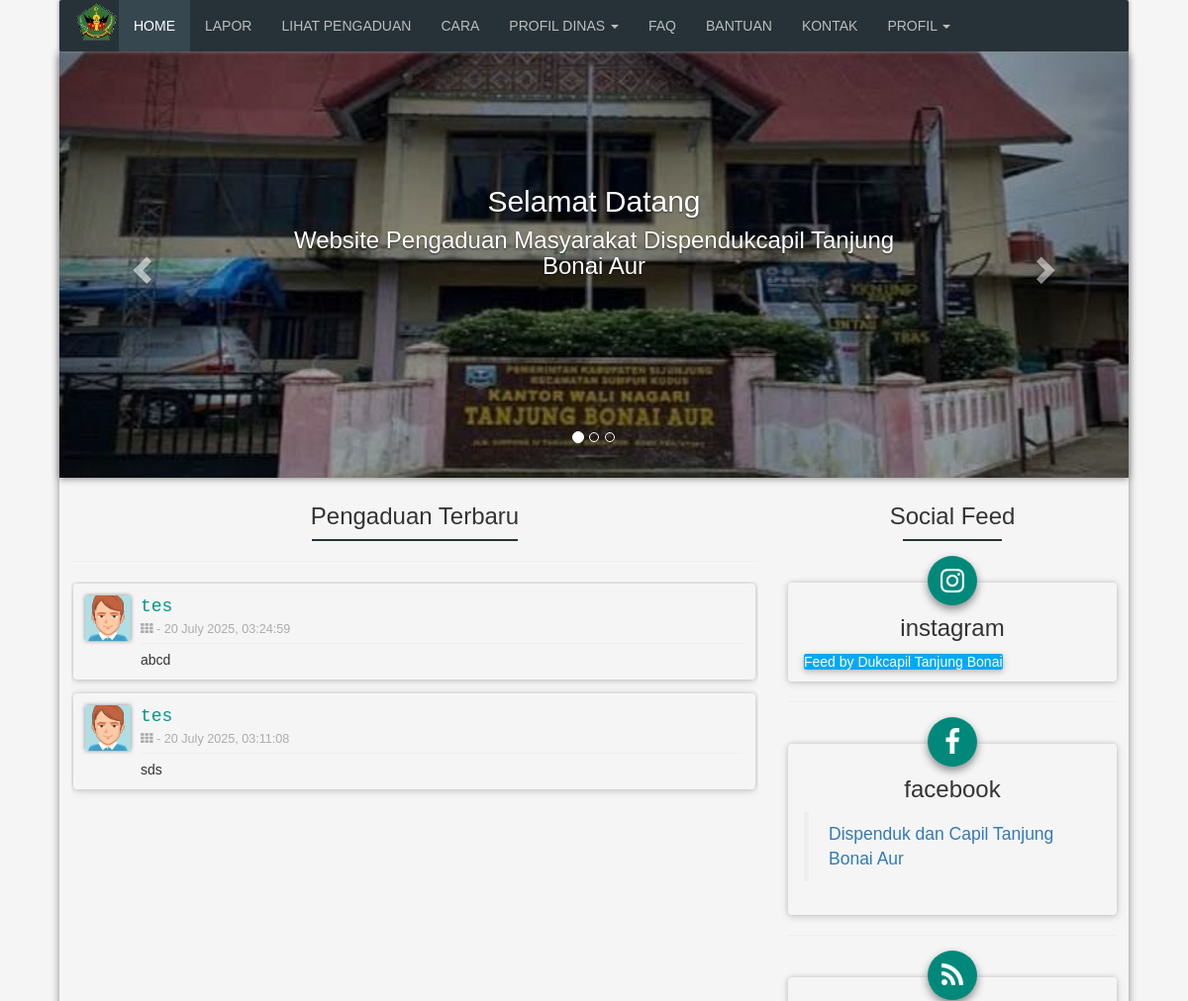
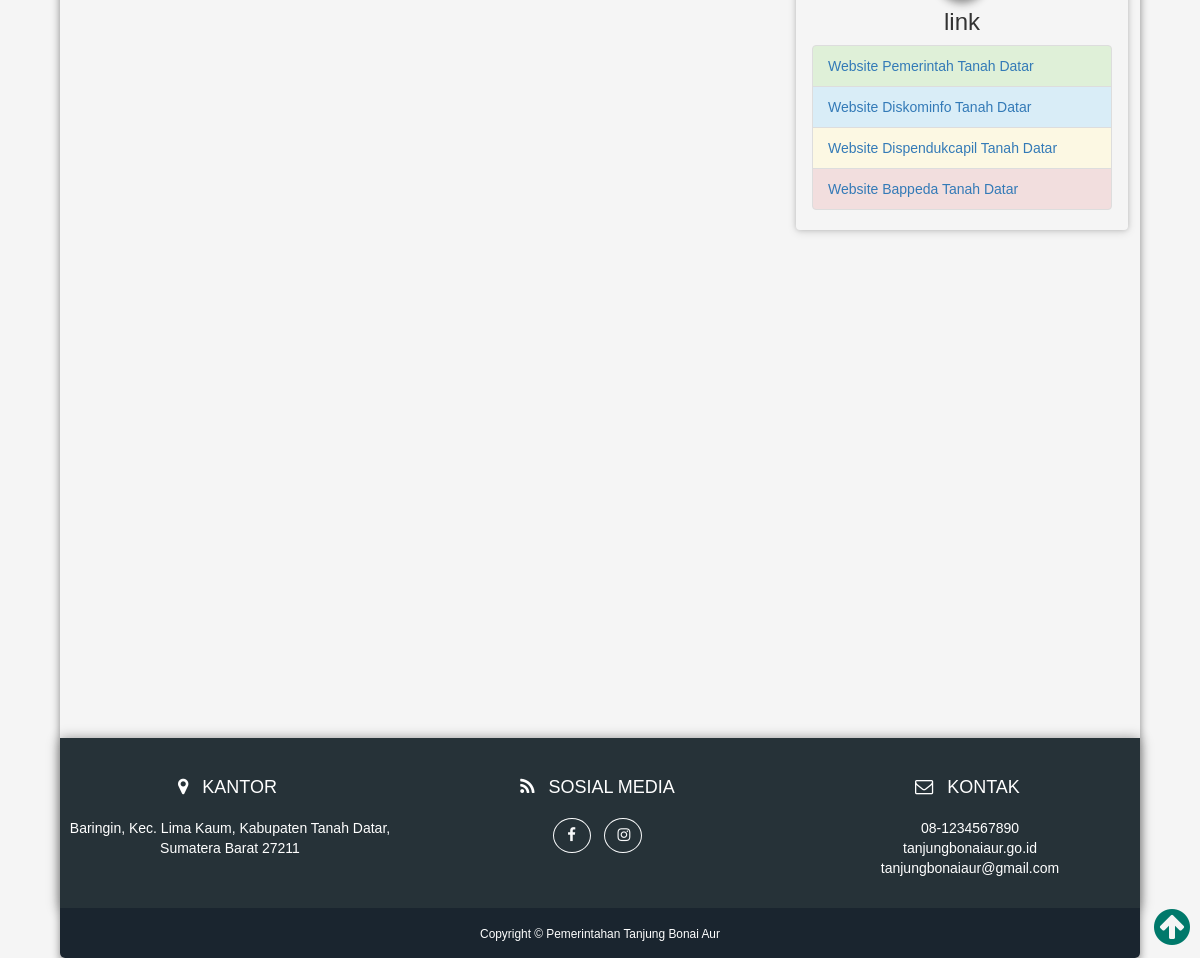
Screenshot of /index (signed in) with the database file from the repository (2 pictures, top to bottom).
### tables this page shows
CREATE TABLE `laporan` (
  `id` int(11) NOT NULL,
  `nama` varchar(64) NOT NULL,
  `email` varchar(64) NOT NULL,
  `telpon` varchar(12) NOT NULL,
  `alamat` varchar(256) NOT NULL,
  `tujuan` int(11) NOT NULL,
  `isi` varchar(2048) NOT NULL,
  `file` varchar(255) DEFAULT NULL,
  `tanggal` timestamp NOT NULL DEFAULT current_timestamp() ON UPDATE current_timestamp(),
  `status` varchar(12) NOT NULL
);

### index.php (the view, shortened to what this page needs)
<?php
    require_once("private/database.php");
?>
<?php
function RandomAvatar(){
    $photoAreas = array("avatar1.png", "avatar2.png", "avatar3.png", "avatar4.png", "avatar5.png", "avatar6.png", "avatar7.png", "avatar8.png", "avatar9.png", "avatar10.png", "avatar11.png");
    $randomNumber = array_rand($photoAreas);
    $randomImage = $photoAreas[$randomNumber];
    echo $randomImage;
}
?>
<!DOCTYPE html>
<html lang="id">
<head>
    <link rel="stylesheet" href="css/bootstrap.css">
    <link rel="stylesheet" href="css/font-awesome.min.css">
    <link href="css/style.css" rel="stylesheet">
    <link rel="stylesheet" href="css/animate.min.css">
</head>
<body>
    <div class="shadow">
        <nav class="navbar navbar-inverse navbar-fixed form-shadow">
            <div class="container-fluid">
                <div class="navbar-header">
                    <a class="navbar-brand" href="">
                        <img alt="Brand" src="images/icon.png">
                    </a>
                </div>
                <div class="collapse navbar-collapse" id="bs-example-navbar-collapse-1">
                    <ul class="nav navbar-nav nav-link">
                        <li class="active"><a href="">HOME</a></li>
                        <li><a href="lapor">LAPOR</a></li>
                        <li><a href="lihat">LIHAT PENGADUAN</a></li>
                        <li><a href="cara">CARA</a></li>
                        <li class="dropdown">
                            <a href="profildinas" class="dropdown-toggle" data-toggle="dropdown">PROFIL DINAS <span class="caret"></span></a>
                        </li>
                        <li><a href="faq">FAQ</a></li>
                        <li><a href="bantuan">BANTUAN</a></li>
                        <li><a href="kontak">KONTAK</a></li>
                        <li class="dropdown">
                            <a href="#" class="dropdown-toggle" data-toggle="dropdown">PROFIL <span class="caret"></span></a>
                        </li>
                    </ul>
                </div>
            </div>
        </nav>
    <div id="mainCarousel" class="carousel slide" data-ride="carousel">
        <ol class="carousel-indicators">
            <li data-target="#mainCarousel" data-slide-to="0" class="active"></li>
            <li data-target="#mainCarousel" data-slide-to="1"></li>
            <li data-target="#mainCarousel" data-slide-to="2"></li>
        </ol>
        <div class="carousel-inner" role="listbox">
            <div class="item active">
                <img src="images/baner_02.jpg" alt="...">
                <div class="carousel-caption welcome">
                    <h2 class="animated bounceInRight">Selamat Datang</h2>
                    <h3 class="animated bounceInLeft">Website Pengaduan Masyarakat Dispendukcapil Tanjung Bonai Aur</h3>
                </div>
            </div>
        </div>
        <a class="left carousel-control" href="#mainCarousel" role="button" data-slide="prev">
            <span class="glyphicon glyphicon-chevron-left"></span>
        </a>
        <a class="right carousel-control" href="#mainCarousel" role="button" data-slide="next">
            <span class="glyphicon glyphicon-chevron-right"></span>
        </a>
    </div>
    <div class="main-content">
        <div class="section">
            <div class="row">
                <div class="col-md-8">
                    <br>
                    <h3 class="text-center h3-custom">Pengaduan Terbaru</h3>
                    <hr class="custom-line"/>
                    <hr>
                    <div class="scroll-laporan">
                        <?php
                        $statement = $db->query("SELECT * FROM `laporan` ORDER BY id DESC");
                        foreach ($statement as $key ) {
                            $mysqldate = $key['tanggal'];
                            $phpdate = strtotime($mysqldate);
                            $tanggal = date( 'd F Y, H:i:s', $phpdate);
                            ?>
                            <div class="panel-body card-shadow-2">
                                <a class="media-left" href="#"><img class="img-circle img-sm form-shadow" src="images/avatar/<?php RandomAvatar(); ?>"></a>
                                <div class="media-body">
                                    <div>
                                        <h4 class="text-green profil-name" style="font-family: monospace;"><?php echo $key['nama']; ?></h4>
                                        <p class="text-muted text-sm"><i class="fa fa-th fa-fw"></i>  -  <?php echo $tanggal; ?></p>
                                    </div>
                                    <hr class="hr-nama">
                                    <p>
                                        <?php echo $key['isi']; ?>
                                    </p>
                                </div>
                            </div>
                            <?php
                        }
                        ?>
                    </div>
                </div>
                <div class="col-md-4">
                    <br>
                    <h3 class="text-center h3-custom">Social Feed</h3>
                    <hr class="custom-line"/>
                    <div class="box">
                        <div class="box-icon shadow">
                            <span class="fa fa-2x fa-instagram"></span>
                        </div>
                        <div class="info">
                            <h3 class="text-center">instagram</h3>
                            <a class="instagram-timeline" href="https://www.instagram.com/p/C_jiG3zSTHn/" data-width="500" data-height="300">Feed by Dukcapil Tanjung Bonai</a>
                        </div>
                    </div>
                    <hr>
                    <div class="box">
                        <div class="box-icon shadow">
                            <span class="fa fa-2x fa-facebook"></span>
                        </div>
                        <div class="info">
                            <h3 class="text-center">facebook</h3>
                            <div class="fb-page" data-height="300" data-width="500" data-href="https://www.facebook.com/tanahdatar.disdukcapil/?locale=id_ID" data-tabs="timeline" data-small-header="false" data-adapt-container-width="true" data-hide-cover="false" data-show-facepile="true">
                                <blockquote cite="https://www.facebook.com/tanahdatar.disdukcapil/?locale=id_ID" class="fb-xfbml-parse-ignore">
                                    <a href="https://www.facebook.com/tanahdatar.disdukcapil/?locale=id_ID">Dispenduk dan Capil Tanjung Bonai Aur</a>
                                </blockquote>
                            </div>
                        </div>
                    </div>
                    <hr>
                    <div class="box">
                        <div class="box-icon shadow">
                            <span class="fa fa-2x fa-rss"></span>
                        </div>
                        <div class="info">
                            <h3 class="text-center">link</h3>
                            <ul class="list-group">
                                <li class="list-group-item list-group-item-success"><a href="">Website Pemerintah Tanah Datar</a></li>
                                <li class="list-group-item list-group-item-info"><a href="">Website Diskominfo Tanah Datar</a></li>
                                <li class="list-group-item list-group-item-warning"><a href="">Website Dispendukcapil Tanah Datar</a></li>
                                <li class="list-group-item list-group-item-danger"><a href="">Website Bappeda Tanah Datar</a></li>
                            </ul>
                        </div>
                    </div>
                </div>
            </div>
        </div>
        <a id="top" href="#" onclick="topFunction()">
            <i class="fa fa-arrow-circle-up"></i>
        </a>
    </div>
    <footer class="footer text-center">
        <div class="row">
            <div class="col-md-4 mb-5 mb-lg-0">
                <ul class="list-inline mb-0">
                    <li class="list-inline-item">
                        <i class="fa fa-top fa-map-marker"></i>
                    </li>
                    <li class="list-inline-item">
                        <h4 class="text-uppercase mb-4">Kantor</h4>
                    </li>
                </ul>
                <p class="mb-0">
                    Baringin, Kec. Lima Kaum, Kabupaten Tanah Datar,
                    <br>Sumatera Barat 27211
                </p>
            </div>
            <div class="col-md-4 mb-5 mb-lg-0">
                <ul class="list-inline mb-0">
                    <li class="list-inline-item">
                        <i class="fa fa-top fa-rss"></i>
                    </li>
                    <li class="list-inline-item">
                        <h4 class="text-uppercase mb-4">Sosial Media</h4>
                    </li>
                </ul>
                <ul class="list-inline mb-0">
                    <li class="list-inline-item">
                        <a class="btn btn-outline-light btn-social text-center rounded-circle" href="https://www.facebook.com/tanahdatar.disdukcapil/">
                            <i class="fa fa-fw fa-facebook"></i>
                        </a>
                    </li>
                    <li class="list-inline-item">
                        <a class="btn btn-outline-light btn-social text-center rounded-circle" href="https://www.instagram.com/dukcapil_tanahdatar/?hl=id">
                            <i class="fa fa-fw fa-instagram"></i>
                        </a>
                    </li>
                </ul>
            </div>
            <div class="col-md-4">
                <ul class="list-inline mb-0">
                    <li class="list-inline-item">
                        <i class="fa fa-top fa-envelope-o"></i>
                    </li>
                    <li class="list-inline-item">
                        <h4 class="text-uppercase mb-4">Kontak</h4>
                    </li>
                </ul>
                <p class="mb-0">
                    08-1234567890 <br>
                    tanjungbonaiaur.go.id <br>
                    tanjungbonaiaur@gmail.com
                </p>
            </div>
        </div>
    </footer>
    <div class="copyright py-4 text-center text-white">
        <small>Copyright &copy; Pemerintahan Tanjung Bonai Aur</small>
    </div>
</div>
</body>
</html>

### css/style.css (style rules this page uses)
body { height:100%; font-family: sans-serif; background-color: #F5F5F5; padding-top: 45px; margin: 0.5% 5%; }
html { height: 100%; }
.item img { width: 100%; }
.shadow { box-shadow: 0px 4px 8px #888888; border-radius: 5px; min-height: 100%; }
.footer { padding-top: 3rem; padding-bottom: 2rem; background-color: #263238; color: #fff; bottom: 0; box-shadow: 0px 1px 12px #888888; }
.copyright { background-color: #1a252f; border-bottom-left-radius: 5px; border-bottom-right-radius: 5px; bottom: 0; }
.py-4 { padding-top: 1.5rem!important; padding-bottom: 1.5rem!important; }
.text-white { color: #fff!important; }
.main-content { padding: 12px; }
.btn-social { width: 3.8rem; height: 3.5rem; font-size: 1.5rem; line-height: 2rem; color: #fff; }
.text-center { text-align: center!important; }
.rounded-circle { border-radius: 50%!important; }
.btn-outline-light { color: #f8f9fa; background-color: transparent; background-image: none; border-color: #f8f9fa; }
.fa-top { font-size: 1.3em; }
.nav-link a { font-size: 14px; color: #000; }
.box { border-radius: 4px; box-shadow: 0 0px 5px 0 rgba(0, 0, 0, 0.16), 0 2px 10px 0 rgba(0, 0, 0, 0.12); padding: 10px 16px; display: block; margin-top: 42px; margin-bottom: 18px; }
.box-icon { background-color: #00897b; border-radius: 50%; display: table; height: 50px; margin: 0 auto; width: 50px; margin-top: -37px; }
.box-icon span { color: #fff; display: table-cell; text-align: center; vertical-align: middle; }
.info > a { background-color: #03a9f4; border-radius: 2px; box-shadow: 0 2px 5px 0 rgba(0, 0, 0, 0.16), 0 2px 10px 0 rgba(0, 0, 0, 0.12); color: #fff; transition: all 0.5s ease 0s; }
.fb-page, .fb-page span, .fb-page span iframe[style] { width: 100% !important; padding-bottom: 4px; }
.item:after { content:""; display:block; position:absolute; top:0; bottom:0; left:0; right:0; background:rgba(0,0,0,0.3); }
@media screen and (min-width: 1000px) { .welcome { margin-bottom: 13%; } }
.form-shadow { box-shadow: 0px 0px 4px #888888; border-radius: 2px; }
.navbar-fixed { position: fixed; top: 0; left: 0; right: 0; z-index: 20; margin: 0 5%; box-shadow: 0px 0px 4px #888888; }
.custom-line { border-color: #263238; border-width: 2px; max-width: 30%; margin-top: 0px; }
.panel-body { padding: 12px 12px 0px 12px; margin-top: 2px; margin-bottom: 14px; }
h4.profil-name { margin-top: 2px; margin-bottom: 4px; }
.hr-nama { margin-top: -6px; margin-bottom: 6px; }
.img-sm { width: 46px; height: 46px; }
.text-muted, a.text-muted:hover, a.text-muted:focus { color: #acacac; }
.text-sm { font-size: 0.9em; }
.card-shadow-2 { border-radius: 4px; box-shadow: 0 0px 5px 0 rgba(0, 0, 0, 0.16), 0 2px 10px 0 rgba(0, 0, 0, 0.12); }
.scroll-laporan { overflow-x: hidden; overflow-y: scroll; height: 1150px; padding-left: 2px; padding-right: 3px; }
.h3-custom { font-size: 24px; margin-top: -6px; }
a#top { position: fixed; border: 0 none; bottom: 0px; color: #00796B; font-size: 3em; right: 10px; z-index: 99999; cursor: pointer; }
.text-green { color: #009688; }

### rows the page displays
laporan: nama "tes", tanggal "20 July 2025, 03:24:59", isi "abcd"
laporan: nama "tes", tanggal "20 July 2025, 03:11:08", isi "sds"
